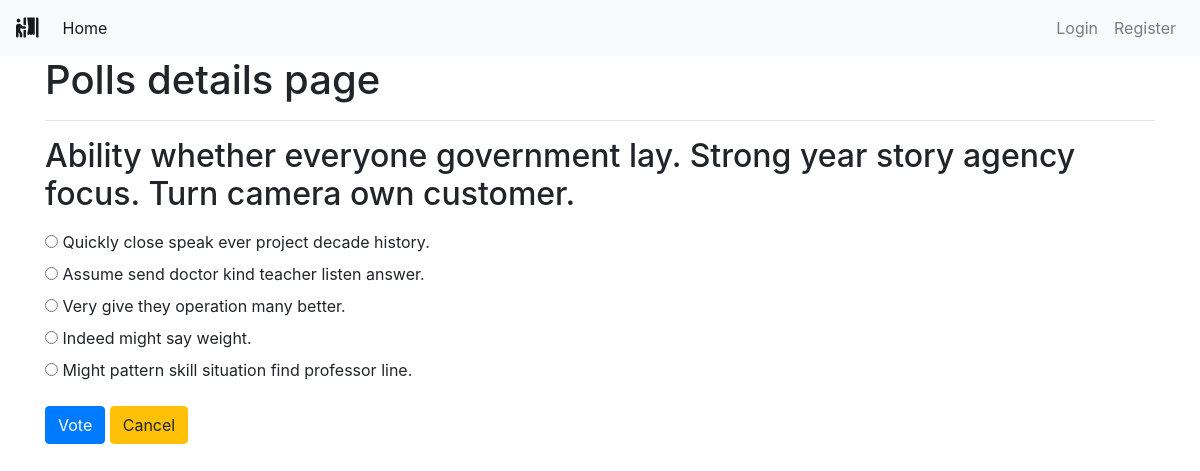
The app's page /polls/2/ with its own data.
### polls/models.py (models this page shows, shortened)
class Poll(models.Model):
    owner = models.ForeignKey(User, on_delete=models.CASCADE)
    text = models.TextField()
    pub_date = models.DateTimeField(default=timezone.now)
    active = models.BooleanField(default=True)
    def __str__(self):
        return self.text

class Choice(models.Model):
    poll = models.ForeignKey(Poll, on_delete=models.CASCADE)
    choice_text = models.CharField(max_length=255)

### polls/views.py (the view)
# urls.py: path('<int:poll_id>/', views.poll_detail, name='detail'),
def poll_detail(request, poll_id):
    poll = get_object_or_404(Poll, id=poll_id)
    if not poll.active:
        return render(request, 'polls/poll_result.html', {'poll': poll})
    loop_count = poll.choice_set.count()
    context = {
        'poll': poll,
        'loop_time': range(0, loop_count),
    }
    return render(request, 'polls/poll_detail.html', context)

### polls/templates/polls/poll_detail.html (shortened to what this page needs)
{% extends 'base.html' %}
{% block content %}
<div class="container">
    <h1>Polls details page</h1>
    <hr>
    <h2 class="mt-3 mb-3">{{ poll }}</h2>
    <form action="{% url 'polls:vote' poll.id %}" method="POST">
        {% for choice in poll.choice_set.all %}
        <input type="radio" name="choice" id="choice{{ forloop.counter }}" value="{{ choice.id }}">
        <label for="choice{{ forloop.counter }}">{{ choice.choice_text }}</label>
        <br>
        {% endfor %}
        <input type="submit" value="Vote" class="btn btn-primary mt-3">
        <a class="btn btn-warning mt-3" href="{% url 'polls:list' %}" role="button">Cancel</a>
    </form>
</div>
{% endblock content %}

### records on screen
Poll: text "Ability whether everyone government lay. Strong year story agency focus. Turn camera own customer."
Choice: choice_text "Quickly close speak ever project decade history."
Choice: choice_text "Assume send doctor kind teacher listen answer."
Choice: choice_text "Very give they operation many better."
Choice: choice_text "Indeed might say weight."
Choice: choice_text "Might pattern skill situation find professor line."
